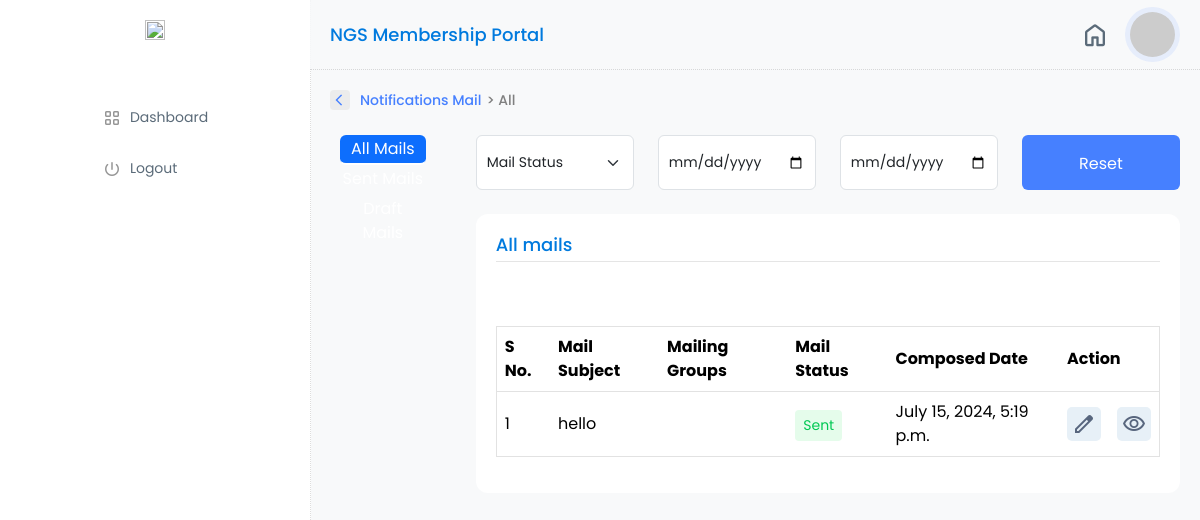
The page /notifications/all-notifications on the database as committed earlier.
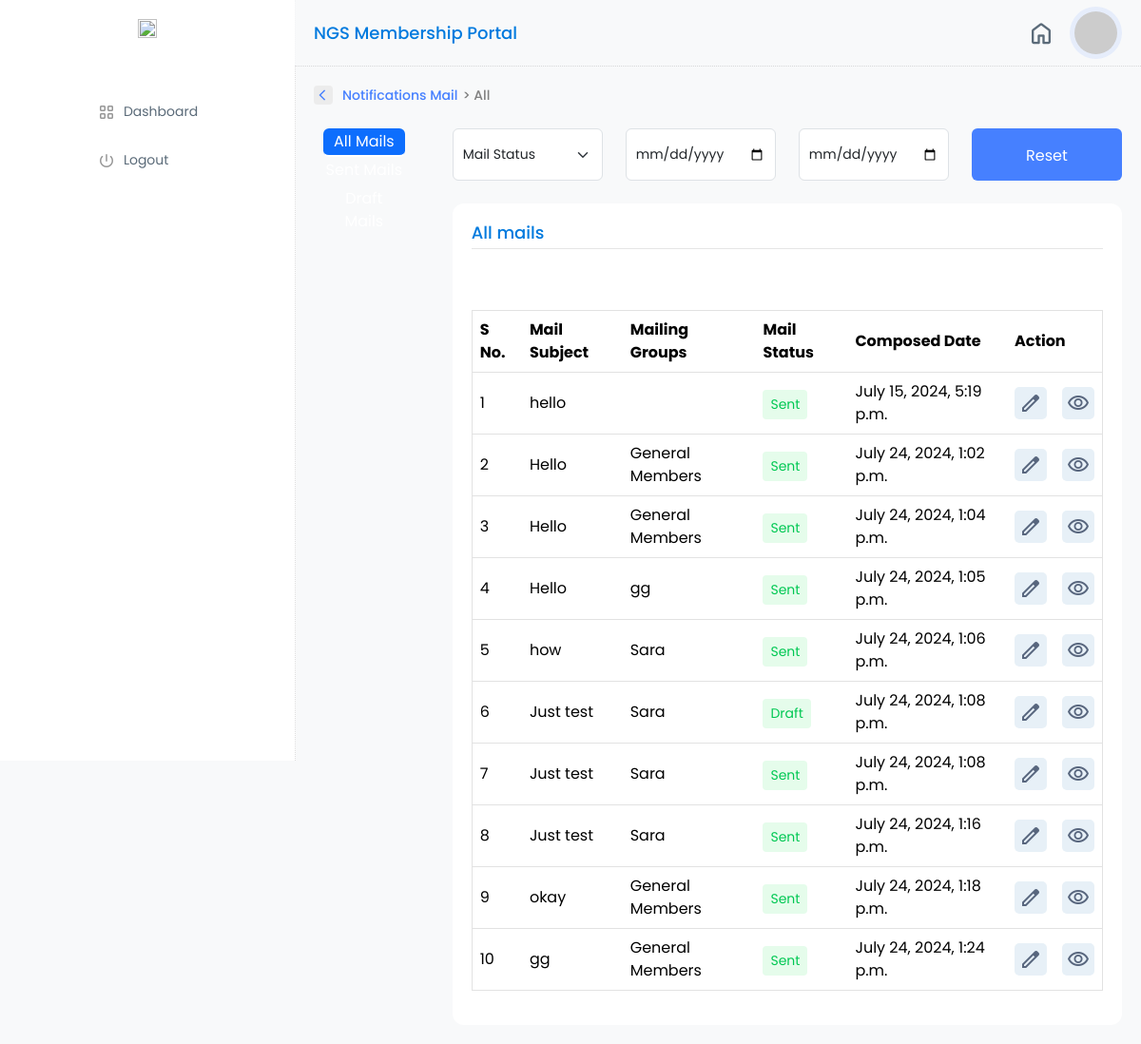
The same page on the database as committed later.
### notification/models.py (models this page shows, shortened)
class Notifications(models.Model):
    created_at=models.DateTimeField(auto_now_add=True,null=True)
    subject = models.CharField(max_length = 100)
    description = models.CharField(max_length = 2000)
    groups = models.ManyToManyField(Groups,related_name='groups')
    status = models.BooleanField()

class Groups(models.Model):
    name = models.CharField(max_length = 100)
    description = models.CharField(max_length = 2000)
    users = models.ManyToManyField(CustomUser,related_name='notification_groups')
    created_at= models.DateTimeField(auto_now_add=True,null=True)

### notification/views.py (the view)
# urls.py: path('all-notifications',views.all_notifications,name='all_notifications'),
def all_notifications(request):
    notifications= Notifications.objects.all()
    context={
        'notifications':notifications,
    }
    return render(request,'notification/all_notifications.html',context)

### notification/templates/notification/all_notifications.html (shortened to what the changed rows need)
{% extends 'login_layout/layout.html' %}
{% load static %}
{% block content %}
<div class="col-md-9 my-profile-w-80 g-0">
    <div class="main-section-container">
        <div class="row mt-4">
            <div class="col-md-10">
                <div class="tab-content" id="v-pills-tabContent">
                    <div class="tab-pane fade show active" id="v-pills-all" role="tabpanel" aria-labelledby="v-pills-all-tab" tabindex="0">
                        <div class="content-container">
                            <table id="sampleTable" class="table hover-table" style="width:100%">
                                <thead>
                                    <tr>
                                        <th>S No.</th>
                                        <th>Mail Subject</th>
                                        <th>Mailing Groups</th>
                                        <th>Mail Status</th>
                                        <th>Composed Date</th>
                                        <th>Action</th>
                                    </tr>
                                </thead>
                                <tbody>
                                    {% for notification in notifications %}
                                    <tr>
                                        <td>{{ forloop.counter }}</td>
                                        <td>{{ notification.subject }}</td>
                                        <td>{% for group in notification.groups.all %}
                                            {{ group.name }}
                                            {% endfor %}
                                        </td>
                                        <td><div class="verified">{% if notification.status == True %}Sent{% else %}Draft{% endif %}</div></td>
                                        <td>{{ notification.created_at }}</td>
                                        <td>
                                            <div class="d-flex kit-action-com">
                                                <div class="action-btn-pen">
                                                    <a href="{% url 'notification:edit_notification' id=notification.id %}"><span class="material-symbols-outlined">
                                                        </span>
                                                    </a>
                                                </div>
                                                <div class="action-btn-view">
                                                    <a href="{% url 'notification:view_notification' id=notification.id %}">
                                                        <span class="material-symbols-outlined">visibility</span>
                                                    </a>
                                                </div>
                                            </div>
                                        </td>
                                    </tr>
                                    {% endfor %}
                                </tbody>
                            </table>
                        </div>
                    </div>
                </div>
            </div>
        </div>
    </div>
</div>
{% endblock %}

Rows that differ between the two databases and show on the page:
added Notifications: subject "Hello", status "Sent", created_at "July 24, 2024, 1:02 p.m."
now on this page (row unchanged): Groups: name "General Members"
added Notifications: subject "Hello", status "Sent", created_at "July 24, 2024, 1:04 p.m."
added Notifications: subject "Hello", status "Sent", created_at "July 24, 2024, 1:05 p.m."
now on this page (row unchanged): Groups: name "gg", shown under "Hello"
added Notifications: subject "how", status "Sent", created_at "July 24, 2024, 1:06 p.m."
added Groups: name "Sara"
added Notifications: subject "Just test", status "Draft", created_at "July 24, 2024, 1:08 p.m."
added Notifications: subject "Just test", status "Sent", created_at "July 24, 2024, 1:08 p.m."
added Notifications: subject "Just test", status "Sent", created_at "July 24, 2024, 1:16 p.m."
added Notifications: subject "okay", status "Sent", created_at "July 24, 2024, 1:18 p.m."
added Notifications: subject "gg", status "Sent", created_at "July 24, 2024, 1:24 p.m."
